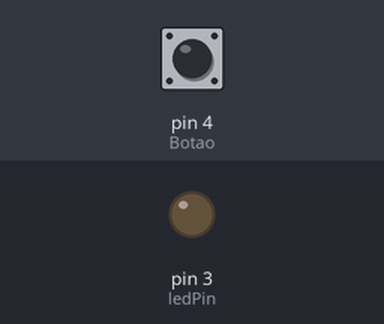
The sketch below on a simulated Arduino Uno, built with avr-gcc and run on an emulated ATmega328P. Shown: output pins drawn as LEDs (lit = HIGH). The inputs (shaded band) are chosen by the test bench; at power-on: pin 4 (Botao) LOW.

Above: at 1.2 s.
1.3 s: pin 4 (Botao) pulled HIGH for 0.15 s
At 1.37 s:
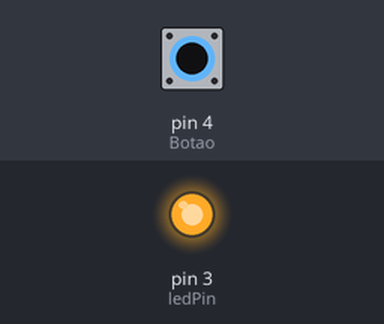
2.9 s: pin 4 (Botao) pulled HIGH for 3.2 s
At 6.4 s:
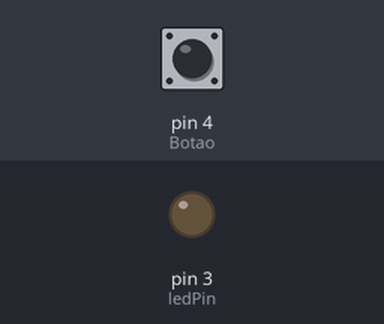
Timing chart, 0 to 7.9 s (numbered marks = the images above; inputs shaded):
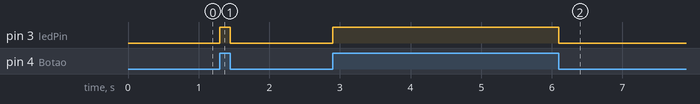

Measured:
- after the input at 1.3 s, pin 3 (ledPin): LOW → HIGH at once, → LOW 0.15 s later
- after the input at 2.9 s, pin 3 (ledPin): LOW → HIGH at once, → LOW 3.2 s later

The sketch:

9__Project_LEDControlDIgitalInput.ino
```cpp
//9º Projeto: Controle de LED com Entrada Digital em Configuração Pull-Up Interno
//Gabriel Sassati da Costa

// Declaração das variáveis globais:
const int ledPin = 3; //Define o pino 3 como saída para o LED
const int Botao =  4; //Define o pino 4 como entrada para o botão
int estadoBotao; //Variável para armazenar o estado do botão (HIGH/LOW)


void setup() {
 //Configura os pinos:
  pinMode(ledPin, OUTPUT); //Define o pino do LED como saída
  pinMode(Botao, INPUT); //Define o pino do botão como entrada
}

void loop() {
  // Lê o estado atual do botão e armazena na variável estadoBotao

  estadoBotao = digitalRead(Botao);

  //Verifica o estado do botão
  if (estadoBotao == HIGH) {
    // Se o botão estiver pressionado (HIGH), acende o LED
    digitalWrite(ledPin, HIGH);
  }
  else {
    // Se o botão NÃO estiver pressionado (LOW), apaga o LED
    digitalWrite(ledPin, LOW);
  }
}
```
